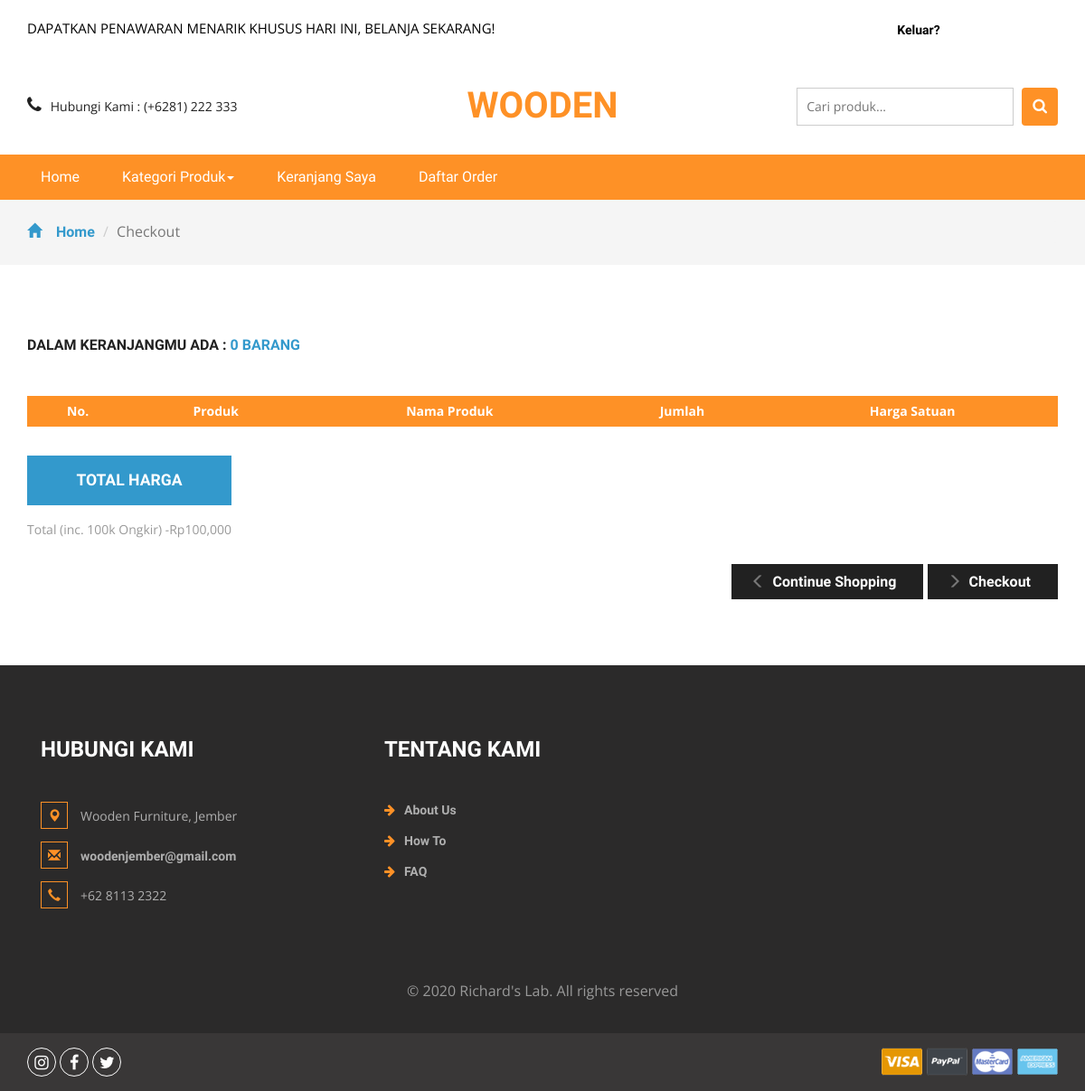
Page /order.php?id=16XLam8PFKAPI (signed in) on the earlier database version.
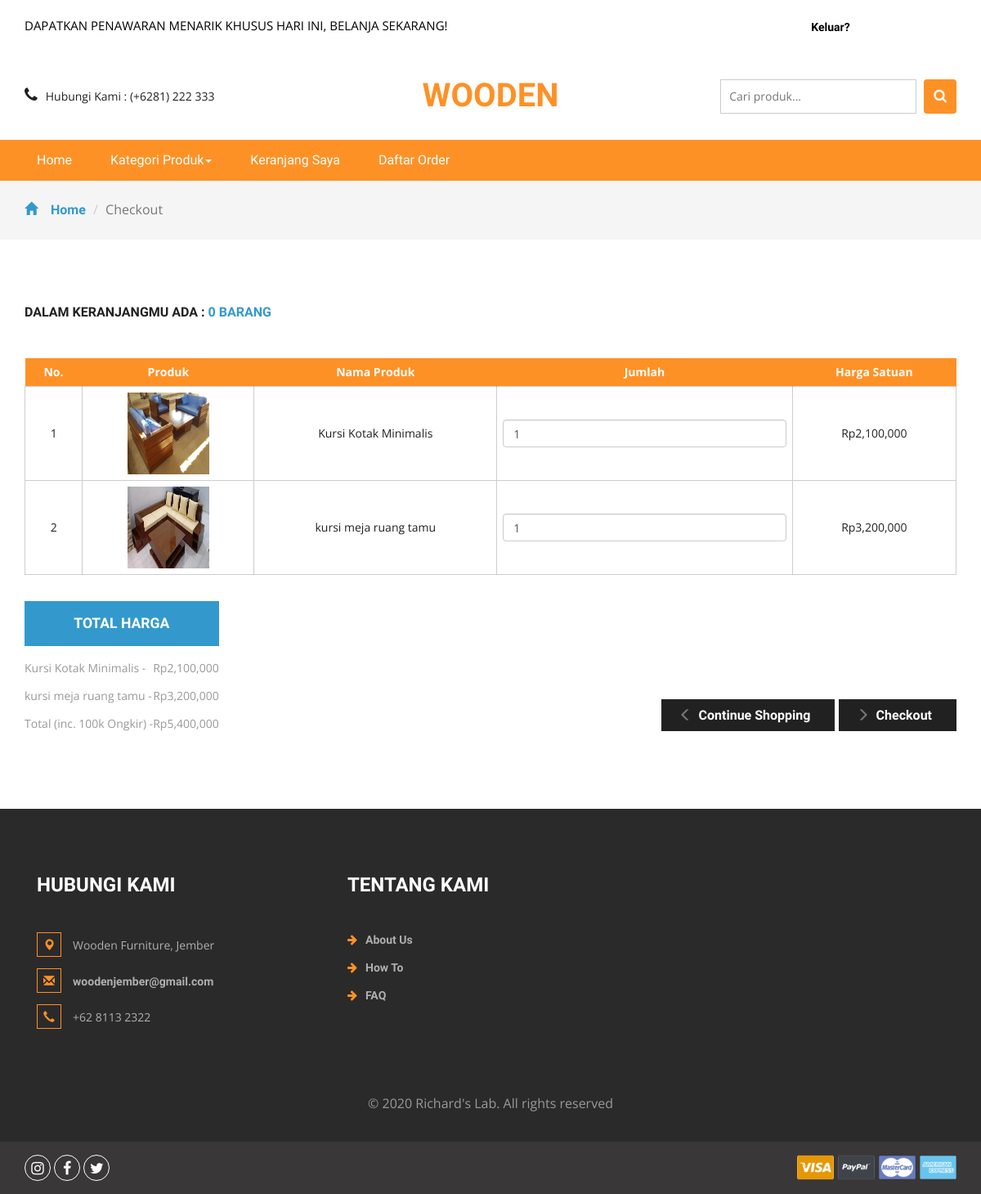
Same page on the later database version.
### tables this page shows
CREATE TABLE `detailorder` (
  `detailid` int(11) NOT NULL,
  `orderid` varchar(100) NOT NULL,
  `idproduk` int(11) NOT NULL,
  `qty` int(11) NOT NULL
);

CREATE TABLE `produk` (
  `idproduk` int(11) NOT NULL,
  `idkategori` int(11) NOT NULL,
  `namaproduk` varchar(30) NOT NULL,
  `gambar` varchar(100) NOT NULL,
  `deskripsi` varchar(200) NOT NULL,
  `rate` int(11) NOT NULL,
  `hargabefore` int(11) NOT NULL,
  `hargaafter` int(11) NOT NULL,
  `tgldibuat` timestamp NOT NULL DEFAULT current_timestamp()
);

### order.php (the view, shortened to what this page needs)
<?php
include 'dbconnect.php';
$idorder = $_GET['id'];
	$uid = $_SESSION['id'];
	$caricart = mysqli_query($conn,"select * from cart where userid='$uid' and status='Cart'");
	$fetc = mysqli_fetch_array($caricart);
	$orderidd = $fetc['orderid'];
	$itungtrans = mysqli_query($conn,"select count(detailid) as jumlahtrans from detailorder where orderid='$orderidd'");
	$itungtrans2 = mysqli_fetch_assoc($itungtrans);
	$itungtrans3 = $itungtrans2['jumlahtrans'];
?>
<!DOCTYPE html>
<html>
<head>
<link href="css/bootstrap.css" rel="stylesheet" type="text/css" media="all" />
<link href="css/style.css" rel="stylesheet" type="text/css" media="all" />
<link href="css/font-awesome.css" rel="stylesheet">
</head>
<body>
	<div class="agileits_header">
		<div class="container">
			<div class="w3l_offers">
				<p>DAPATKAN PENAWARAN MENARIK KHUSUS HARI INI, BELANJA SEKARANG!</p>
			</div>
			<div class="agile-login">
				<ul>
				<?php
				if(!isset($_SESSION['log'])){
					echo '
					<li><a href="registered.php"> Daftar</a></li>
					<li><a href="login.php">Masuk</a></li>
					';
				} else {
					if($_SESSION['role']=='Member'){
					echo '
					<li style="color:white">Halo, '.$_SESSION["name"].'
					<li><a href="logout.php">Keluar?</a></li>
					';
					} else {
					echo '
					<li style="color:white">Halo, '.$_SESSION["name"].'
					<li><a href="admin">Admin Panel</a></li>
					<li><a href="logout.php">Keluar?</a></li>
					';
					};
				}
				?>
				</ul>
			</div>
			<div class="product_list_header">
					<a href="cart.php"><button class="w3view-cart" type="submit" name="submit" value=""><i class="fa fa-cart-arrow-down" aria-hidden="true"></i></button>
					 </a>
			</div>
			<div class="clearfix"> </div>
		</div>
	</div>
	<div class="logo_products">
		<div class="container">
		<div class="w3ls_logo_products_left1">
				<ul class="phone_email">
					<li><i class="fa fa-phone" aria-hidden="true"></i>Hubungi Kami : (+6281) 222 333</li>
				</ul>
			</div>
			<div class="w3ls_logo_products_left">
				<h1><a href="index.php">WOODEN</a></h1>
			</div>
		<div class="w3l_search">
			<form action="search.php" method="post">
				<input type="search" name="Search" placeholder="Cari produk...">
				<button type="submit" class="btn btn-default search" aria-label="Left Align">
					<i class="fa fa-search" aria-hidden="true"> </i>
				</button>
			</form>
		</div>
			<div class="clearfix"> </div>
		</div>
	</div>
	<div class="navigation-agileits">
		<div class="container">
			<nav class="navbar navbar-default">
							<div class="collapse navbar-collapse" id="bs-megadropdown-tabs">
								<ul class="nav navbar-nav">
									<li class="active"><a href="index.php" class="act">Home</a></li>
									<li class="dropdown">
										<a href="#" class="dropdown-toggle" data-toggle="dropdown">Kategori Produk<b class="caret"></b></a>
									</li>
									<li><a href="cart.php">Keranjang Saya</a></li>
									<li><a href="daftarorder.php">Daftar Order</a></li>
								</ul>
							</div>
							</nav>
			</div>
		</div>
	<div class="breadcrumbs">
		<div class="container">
			<ol class="breadcrumb breadcrumb1">
				<li><a href="index.php"><span class="glyphicon glyphicon-home" aria-hidden="true"></span>Home</a></li>
				<li class="active">Checkout</li>
			</ol>
		</div>
	</div>
	<div class="checkout">
		<div class="container">
			<h2>Dalam keranjangmu ada : <span><?php echo $itungtrans3 ?> barang</span></h2>
			<div class="checkout-right">
				<table class="timetable_sub">
					<thead>
						<tr>
							<th>No.</th>
							<th>Produk</th>
							<th>Nama Produk</th>
							<th>Jumlah</th>
							<th>Harga Satuan</th>
						</tr>
					</thead>
					<?php
						$brg=mysqli_query($conn,"SELECT * from detailorder d, produk p where orderid='$idorder' and d.idproduk=p.idproduk order by d.idproduk ASC");
						$no=1;
						while($b=mysqli_fetch_array($brg)){
					?>
					<tr class="rem1"><form method="post">
						<td class="invert"><?php echo $no++ ?></td>
						<td class="invert"><a href="product.php?idproduk=<?php echo $b['idproduk'] ?>"><img src="<?php echo $b['gambar'] ?>" width="100px" height="100px" /></a></td>
						<td class="invert"><?php echo $b['namaproduk'] ?></td>
						<td class="invert">
							 <div class="quantity">
								<div class="quantity-select">
									<input type="number" name="jumlah" class="form-control" height="100px" value="<?php echo $b['qty'] ?>" \>
								</div>
							</div>
						</td>
						<td class="invert">Rp<?php echo number_format($b['hargaafter']) ?></td>
					</tr>
					<?php
						}
					?>
				</table>
			</div>
			<div class="checkout-left">
				<div class="checkout-left-basket">
					<h4>Total Harga</h4>
					<ul>
						<?php
						$brg=mysqli_query($conn,"SELECT * from detailorder d, produk p where orderid='$idorder' and d.idproduk=p.idproduk order by d.idproduk ASC");
						$subtotal = 100000;
						while($b=mysqli_fetch_array($brg)){
						$hrg = $b['hargaafter'];
						$qtyy = $b['qty'];
						$totalharga = $hrg * $qtyy;
						$subtotal += $totalharga
						?>
						<li><?php echo $b['namaproduk']?><i> - </i> <span>Rp<?php echo number_format($totalharga) ?> </span></li>
						<?php
						}
						?>
						<li>Total (inc. 100k Ongkir)<i> - </i> <span>Rp<?php echo number_format($subtotal) ?></span></li>
					</ul>
				</div>
				<div class="checkout-right-basket">
					<a href="index.php"><span class="glyphicon glyphicon-menu-left" aria-hidden="true"></span>Continue Shopping</a>
					<a href="checkout.php"><span class="glyphicon glyphicon-menu-right" aria-hidden="true"></span>Checkout</a>
				</div>
				<div class="clearfix"> </div>
			</div>
		</div>
	</div>
<div class="footer">
		<div class="container">
			<div class="w3_footer_grids">
				<div class="col-md-4 w3_footer_grid">
					<h3>Hubungi Kami</h3>
					<ul class="address">
						<li><i class="glyphicon glyphicon-map-marker" aria-hidden="true"></i>Wooden Furniture, Jember</li>
						<li><i class="glyphicon glyphicon-envelope" aria-hidden="true"></i><a href="mailto:info@email">woodenjember@gmail.com</a></li>
						<li><i class="glyphicon glyphicon-earphone" aria-hidden="true"></i>+62 8113 2322</li>
					</ul>
				</div>
				<div class="col-md-3 w3_footer_grid">
					<h3>Tentang Kami</h3>
					<ul class="info">
						<li><i class="fa fa-arrow-right" aria-hidden="true"></i><a href="about.html">About Us</a></li>
						<li><i class="fa fa-arrow-right" aria-hidden="true"></i><a href="about.html">How To</a></li>
						<li><i class="fa fa-arrow-right" aria-hidden="true"></i><a href="about.html">FAQ</a></li>
					</ul>
				</div>
				<div class="clearfix"> </div>
			</div>
		</div>
		<div class="footer-copy">
			<div class="container">
				<p>© 2020 Richard's Lab. All rights reserved</p>
			</div>
		</div>
	</div>
	<div class="footer-botm">
			<div class="container">
				<div class="w3layouts-foot">
					<ul>
						<li><a href="#" class="w3_agile_instagram"><i class="fa fa-instagram" aria-hidden="true"></i></a></li>
						<li><a href="#" class="w3_agile_facebook"><i class="fa fa-facebook" aria-hidden="true"></i></a></li>
						<li><a href="#" class="agile_twitter"><i class="fa fa-twitter" aria-hidden="true"></i></a></li>
					</ul>
				</div>
				<div class="payment-w3ls">
					<img src="images/card.png" alt=" " class="img-responsive">
				</div>
				<div class="clearfix"> </div>
			</div>
		</div>
<link href="css/skdslider.css" rel="stylesheet">
</body>
</html>

Differences in the rows shown:
added detailorder: idproduk.gambar (picture), idproduk.namaproduk "Kursi Kotak Minimalis", jumlah "1", idproduk.hargaafter "2,100,000", totalharga "2,100,000"
added detailorder: idproduk.gambar (picture), idproduk.namaproduk "kursi meja ruang tamu", jumlah "1", idproduk.hargaafter "3,200,000", totalharga "3,200,000"
Other differences:
$subtotal: "100,000" → "5,400,000"
